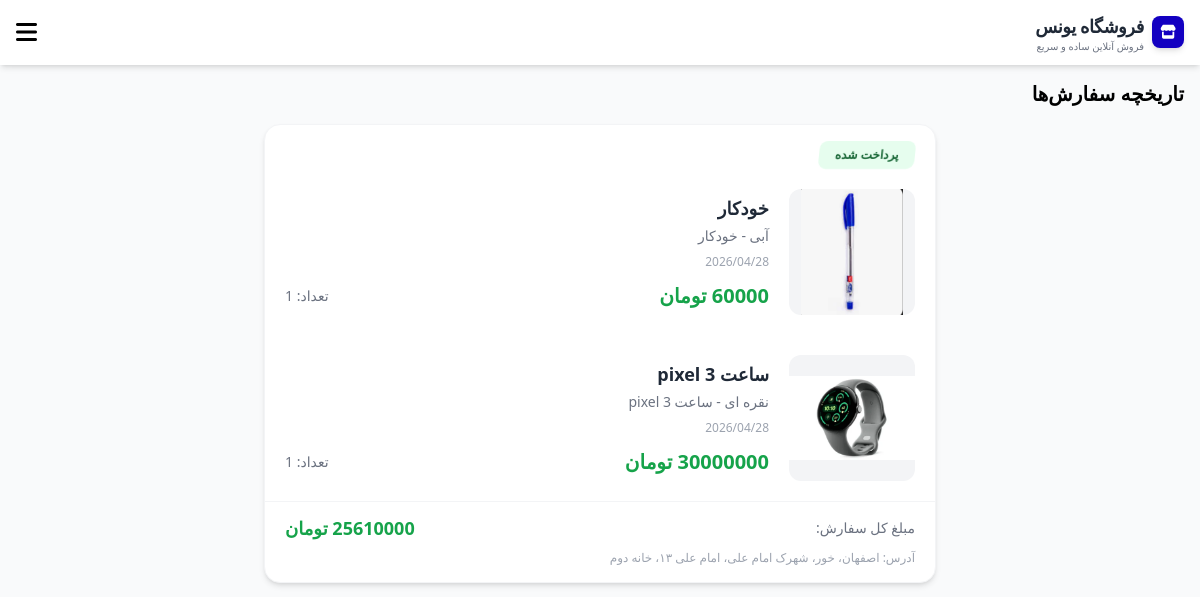
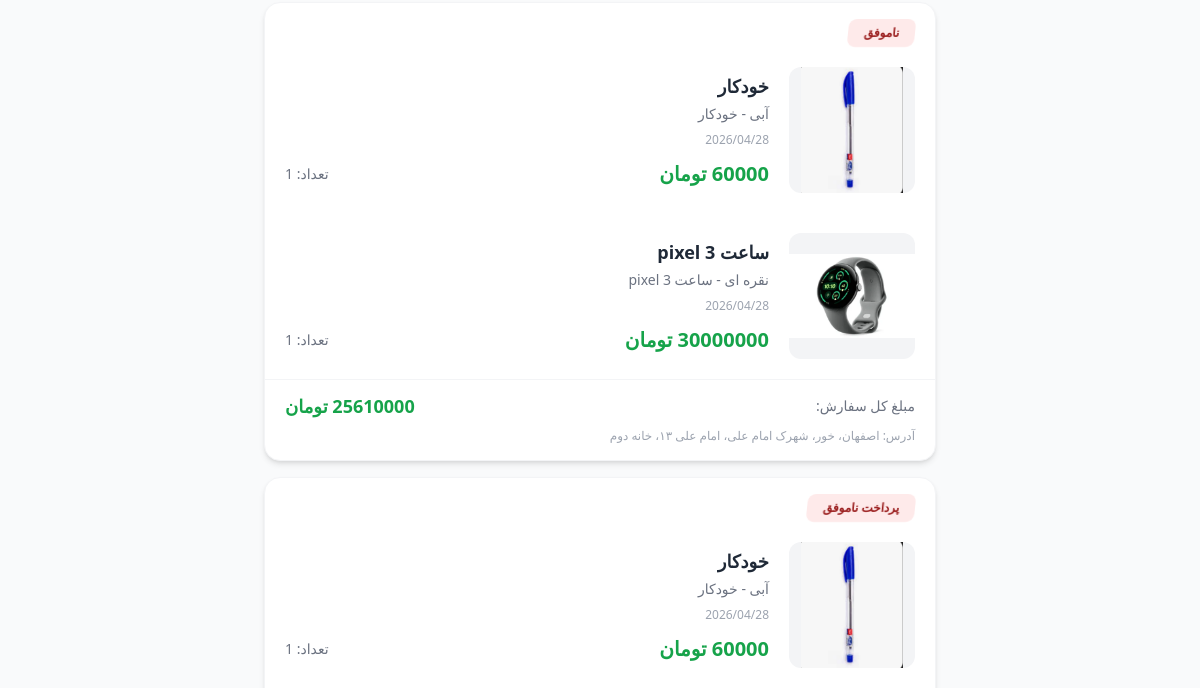
The page /orders/ (signed in, upper part) on the database as committed earlier (2 pictures, top to bottom).
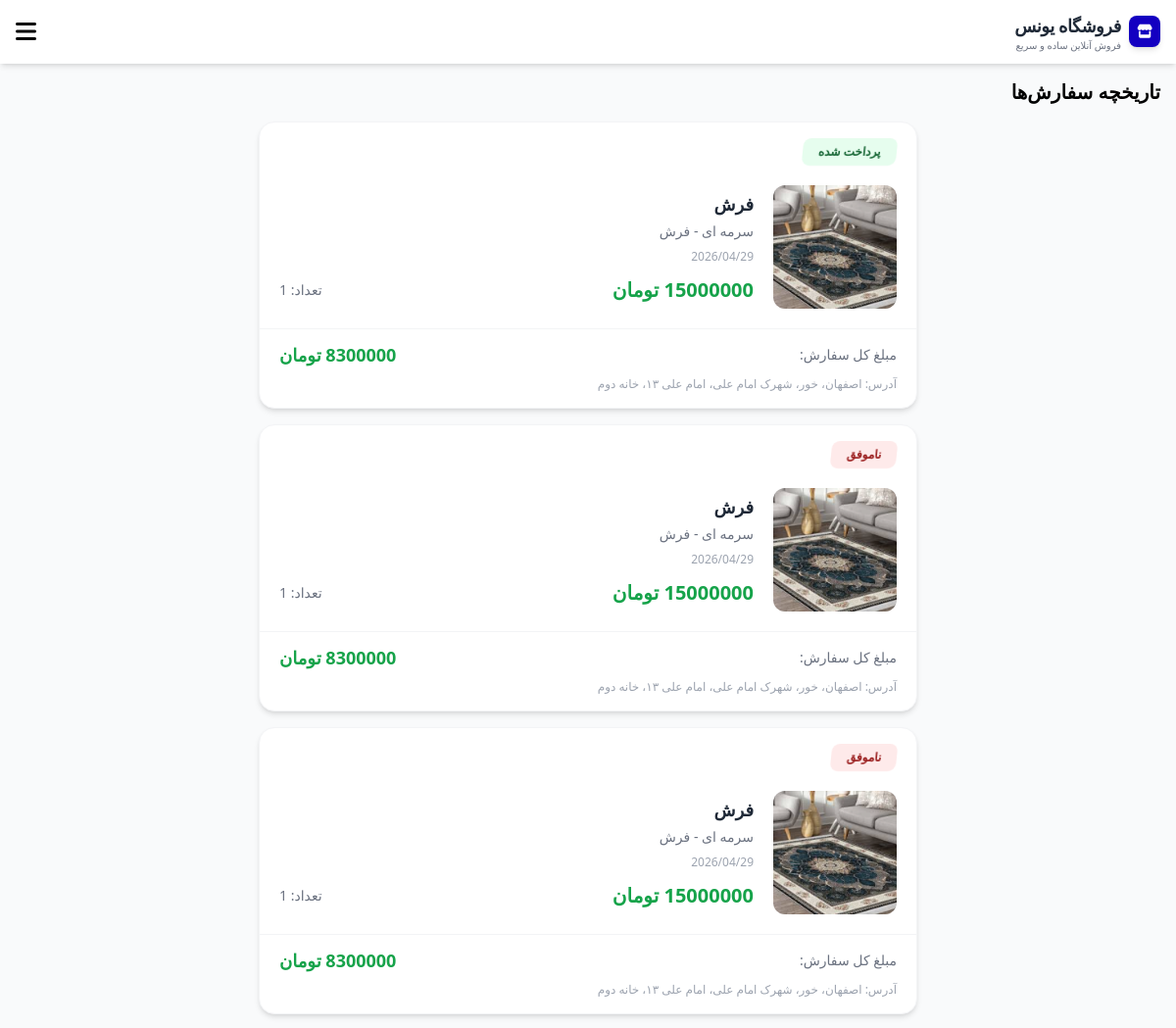
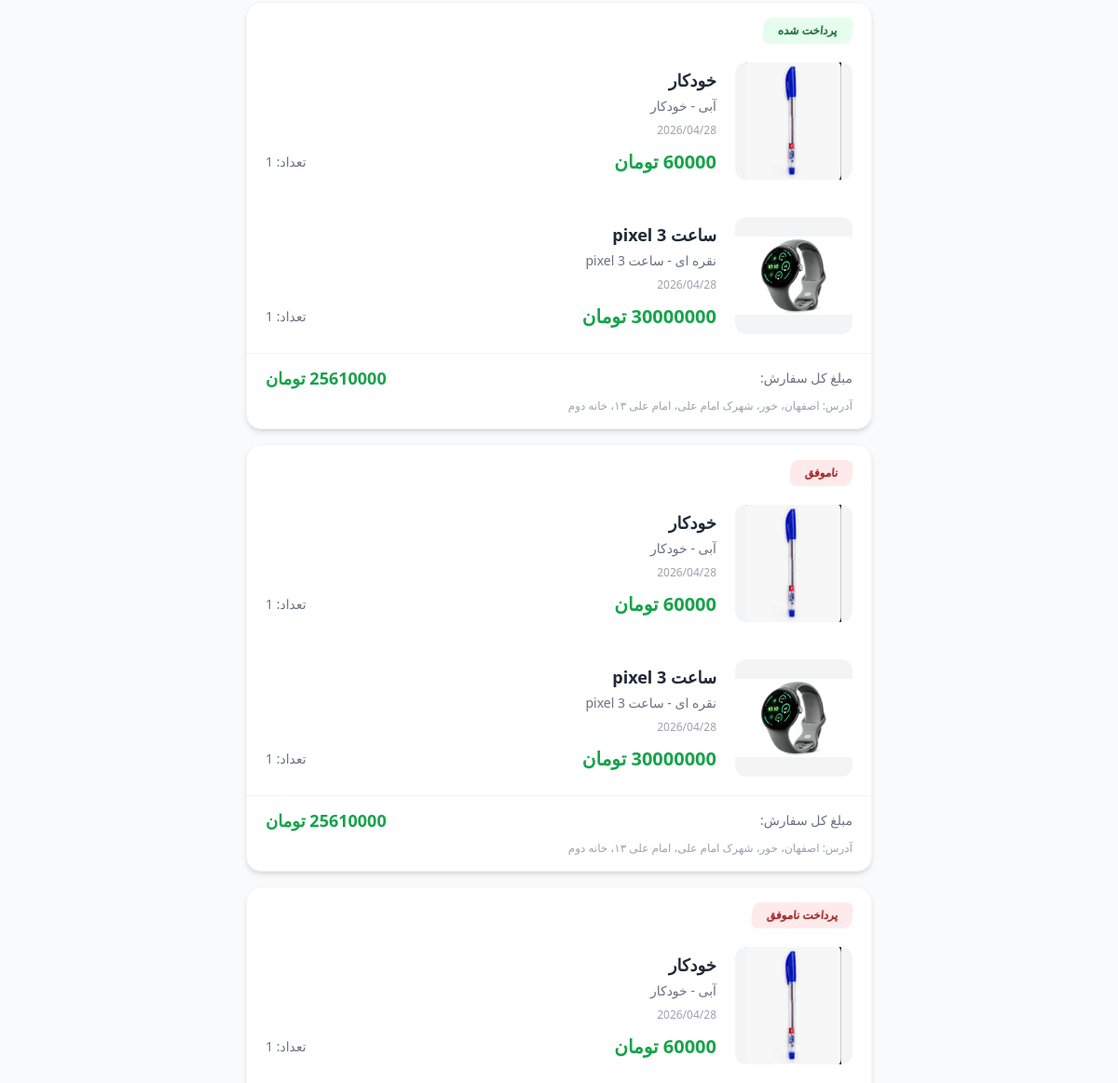
The same page on the database as committed later (2 pictures, top to bottom).
### app_order/models.py (models this page shows, shortened)
class Order(models.Model):
    user = models.ForeignKey('app_user.User', on_delete=models.CASCADE)
    total_price = models.IntegerField()
    address = models.ForeignKey(Address, on_delete=models.SET_NULL, null=True)
    status = models.CharField(max_length=20, choices=settings.STATUS_ORDER_CHOICES, default='pending')
    created_at = models.DateTimeField(auto_now_add=True)
    def status_badge_classes(self):
        color_map = {
            'pending': 'bg-yellow-100/70 text-yellow-800',
            'paid': 'bg-green-100/70 text-green-800',
            'error': 'bg-red-100/70 text-red-800',
            'error_pay': 'bg-red-100/70 text-red-800',
            'error_ship': 'bg-red-200/70 text-red-800',
            'shipped': 'bg-green-200/70 text-green-800',
            'delivered': 'bg-gray-100/70 text-gray-800',
        }
        return color_map.get(self.status, 'bg-gray-200 text-gray-800')

class OrderItem(models.Model):
    order = models.ForeignKey('app_order.Order', on_delete=models.CASCADE)
    product = models.ForeignKey('app_product.Product', on_delete=models.CASCADE)
    quantity = models.PositiveIntegerField()
    price_at_buy = models.IntegerField()
    selected_color = models.ForeignKey(
        ProductColor,
        on_delete=models.SET_NULL,
        null=True,
        blank=True
    )
    selected_size = models.CharField(max_length=50, blank=True, null=True)

### app_product/models.py (models this page shows, shortened)
class ProductImage(models.Model):
    product = models.ForeignKey(Product, related_name='images', on_delete=models.CASCADE)
    image = models.ImageField(upload_to='products/')
    alt_text = models.CharField(max_length=255, blank=True)  # همچنان وجود دارد

class Product(models.Model):
    name = models.CharField(max_length=200, verbose_name="نام محصول")
    description = models.TextField(blank=True, null=True, verbose_name="توضیحات محصول")
    price = models.IntegerField(verbose_name="قیمت (تومان)")
    discount_percent = models.PositiveSmallIntegerField(
        default=0, null=True, blank=True, verbose_name="درصد تخفیف"
    )
    sold_count = models.PositiveIntegerField(default=0, verbose_name="تعداد فروش")
    is_active = models.BooleanField(default=True, verbose_name="فعال")
    created_at = models.DateTimeField(auto_now_add=True, verbose_name="تاریخ ایجاد")
    category = models.ForeignKey(
        'app_category.Category', on_delete=models.CASCADE, verbose_name="دسته‌بندی"
    )
    weight = models.PositiveIntegerField(default=500, verbose_name="وزن به گرم")
    class Meta:
        verbose_name = "محصول"
        verbose_name_plural = "محصولات"

class ProductColor(models.Model):
    product = models.ForeignKey(Product, related_name='colors', on_delete=models.CASCADE, verbose_name="محصول")
    color = ColorField(verbose_name="رنگ")
    color_name = models.CharField(max_length=20, verbose_name="نام رنگ")
    stock = models.PositiveBigIntegerField(verbose_name="موجودی این رنگ")
    is_default = models.BooleanField(default=False, verbose_name="رنگ پیشفرض")
    class Meta:
        verbose_name = "رنگ محصول"
        verbose_name_plural = "رنگ‌های محصول"
        ordering = ['-is_default', 'color_name']
    def __str__(self):
        return f"{self.color_name} - {self.product.name}"

### app_address/models.py (models this page shows)
class Address(models.Model):
    user = models.ForeignKey('app_user.User', on_delete=models.CASCADE)
    title = models.CharField(max_length=30, null=True)
    full_name = models.CharField(max_length=50)
    province = models.CharField(max_length=35)
    city = models.CharField(max_length=35)
    minimal_address = models.TextField()
    building_no = models.PositiveBigIntegerField(
        validators=[
            MinValueValidator(1),
            MaxValueValidator(999)
        ]
    )
    postal_code = models.PositiveBigIntegerField(
        validators=[
            RegexValidator(
                regex=r'^\d{10}$',
                message="کد پستی باید 10 رقمی باشد"
            )
        ]
    )
    hidden = models.BooleanField(default=False)

### app_order/views.py (the view)
# urls.py: path('', views.order_view, name='order_view'),
def order_view(request):
    cutoff = timezone.now() - timedelta(minutes=30)
    Order.objects.filter(status='pending', created_at__lt=cutoff).update(status='error')
    orders = Order.objects.filter(user=request.user).prefetch_related('orderitem_set__product').order_by('-created_at')
    return render(request, "orders.html", {
        "orders": orders,
    })

### app_home/context_processors.py (called while the page is built)
def shop_info(request):
    return {
        "SHOP_NAME": getattr(settings, "SHOP_NAME", "SHOP_NAME"),
        "categories": Category.objects.filter(product__is_active=True).distinct().only("id", "name"),
        "search_query": request.GET.get("q", ""),
        "APP_VERSION": getattr(settings, "APP_VERSION", "normal"),
        "PREMIUM_FEATURES": getattr(settings, "PREMIUM_FEATURES", False),
        "SUPER_FEATURES": getattr(settings, "SUPER_FEATURES", False),
        "SHOP_PHONE": getattr(settings, "SHOP_PHONE", ""),
        "SHOP_EMAIL": getattr(settings, "SHOP_EMAIL", ""),
        "SHOP_ADDRESS": getattr(settings, "SHOP_ADDRESS", ""),
        "SHOP_WORKING_HOURS": getattr(settings, "SHOP_WORKING_HOURS", ""),
    }

### app_order/templates/orders.html (shortened to what this page needs)
{% extends "base.html" %}
{% load humanize %}
{% block content %}
<h1 class="text-xl font-bold mb-4">تاریخچه سفارش‌ها</h1>
<div class="max-w-2xl mx-auto space-y-4">
    {% for order in orders %}
    <div class="bg-white rounded-2xl shadow-md overflow-hidden border border-gray-100 hover:shadow-lg transition-shadow duration-300">
        <div class="px-5 pt-4">
            <span class="inline-block px-4 py-1.5 text-xs font-semibold {{ order.status_badge_classes }} backdrop-blur-sm rounded-lg transform -skew-x-6 origin-left">
                {{ order.get_status_display }}
            </span>
        </div>
        {% for item in order.orderitem_set.all %}
        <div class="p-5 flex items-center gap-5">
            <div class="w-1/5 aspect-square bg-gray-100 rounded-xl overflow-hidden flex items-center justify-center shrink-0">
                {% with first_image=item.product.images.first %}
                    {% if first_image %}
                        <img src="{{ first_image.image.url }}" alt="{{ item.product.name }}" class="w-full h-full object-contain">
                    {% else %}
                        <i class="fas fa-image text-gray-400 text-3xl"></i>
                    {% endif %}
                {% endwith %}
            </div>
            <div class="flex-1 flex flex-col justify-between min-w-0">
                <h3 class="text-lg font-bold text-gray-800 truncate">
                    {{ item.product.name }}
                </h3>
                {% if item.selected_color or item.selected_size %}
                <p class="text-sm text-gray-500 mt-1">
                    {% if item.selected_color %}{{ item.selected_color }}{% endif %}
                </p>
                {% endif %}
                <p class="text-xs text-gray-400 mt-2">
                    {{ order.created_at|date:"Y/m/d" }}
                </p>
                <div class="mt-3 flex items-center justify-between">
                    <span class="text-xl font-bold text-green-600">
                        {{ item.price_at_buy|intcomma }} تومان
                    </span>
                    <span class="text-sm text-gray-500">
                        تعداد: {{ item.quantity }}
                    </span>
                </div>
            </div>
        </div>
        {% endfor %}
        <div class="px-5 pb-4 border-t border-gray-100 pt-3">
            <div class="flex justify-between items-center">
                <span class="text-sm text-gray-500">مبلغ کل سفارش:</span>
                <span class="text-lg font-bold text-green-600">{{ order.total_price|intcomma }} تومان</span>
            </div>
            {% if order.address %}
            <p class="text-xs text-gray-400 mt-2">
                آدرس: {{ order.address.province }}، {{ order.address.city }}، {{ order.address.minimal_address }}
            </p>
            {% endif %}
        </div>
    </div>
    {% empty %}
    <p class="text-center text-gray-500 py-10">هنوز سفارشی ندارید</p>
    {% endfor %}
</div>
{% endblock %}

### templates/base.html (shortened to what this page needs)
<!DOCTYPE html>
<html lang="fa" dir="rtl">
<head>
  {% load static %}
  <script src="{% static 'js/tailwind.js' %}"></script>
  <link rel="stylesheet" href="https://cdnjs.cloudflare.com/ajax/libs/font-awesome/6.0.0-beta3/css/all.min.css">
</head>
<body class="pt-16 pb-16 bg-gray-50">
  <div class="fixed top-0 left-0 w-full bg-white py-3 shadow-md z-50 flex items-center justify-between px-4">
    <a href="{% url 'home:home' %}" class="group flex items-center gap-2">
      <span class="inline-flex h-8 w-8 items-center justify-center rounded-lg bg-color-dark text-white text-sm font-bold shadow-md">
        <i class="fas fa-store"></i>
      </span>
      <div class="leading-tight">
        <h1 class="text-lg font-extrabold tracking-tight text-gray-800 transition-colors group-hover:text-color-light">{{ SHOP_NAME }}</h1>
        <p class="text-[10px] text-gray-500">فروش آنلاین ساده و سریع</p>
      </div>
    </a>
    <button id="menu-toggle" class="text-2xl font-bold leading-none">
      <i class="fas fa-bars"></i>
    </button>
  </div>
  <main class="p-4">
    {% block content %}{% endblock %}
  </main>
</body>
</html>

### templates/base.html (style rules this page uses)
:root { --primary-color: #373aff; --primary-dark: #1300c1; }
body { font-family: 'Segoe UI', Tahoma, Geneva, Verdana, sans-serif; }
.bg-color-dark { background-color: var(--primary-dark); }

Rows that differ between the two databases and show on the page:
added Order: status "پرداخت شده", created_at "2026/04/29", total_price "8300000", address.province "اصفهان", address.city "خور", address.minimal_address "شهرک امام علی، امام علی ۱۳، خانه دوم"
added OrderItem: product.images.first.image (picture), product.name "فرش", selected_color "سرمه ای - فرش", price_at_buy "15000000", quantity "1", shown under "پرداخت شده"
added Order: status "ناموفق", created_at "2026/04/29", total_price "8300000", address.province "اصفهان", address.city "خور", address.minimal_address "شهرک امام علی، امام علی ۱۳، خانه دوم"
added OrderItem: product.images.first.image (picture), product.name "فرش", selected_color "سرمه ای - فرش", price_at_buy "15000000", quantity "1", shown under "ناموفق"
added Order: status "ناموفق", created_at "2026/04/29", total_price "8300000", address.province "اصفهان", address.city "خور", address.minimal_address "شهرک امام علی، امام علی ۱۳، خانه دوم"
added OrderItem: product.images.first.image (picture), product.name "فرش", selected_color "سرمه ای - فرش", price_at_buy "15000000", quantity "1", shown under "ناموفق"
